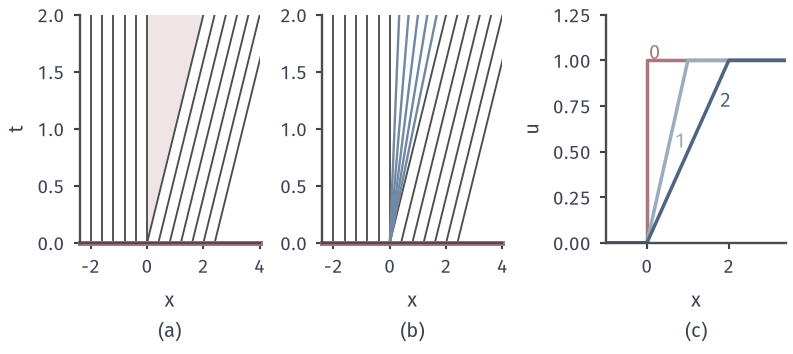

This figure's Python source:
from pathlib import Path
import sys
ROOT = next(p for p in Path(__file__).resolve().parents if (p/'build.sh').is_file() and (p/'tex/book.tex').is_file())
sys.path.insert(0, str(ROOT/'figures/06-differential-equations/02-partial-differential-equations/matplotlib/cons-common'))
from cons_common import *
# Target: Burgers Riemann (0,1): characteristics leave an empty wedge; the fan fills it continuously.
fig, axs = figure(width_mm=112, height_mm=50, ncols=3)
tm=2
for ax,l in zip(axs[:2],'ab'):
    style(ax)
    for x0 in np.arange(-2.4,-.01,.4): ax.plot([x0,x0],[0,tm],color=LINE,lw=.75)
    ax.plot([0,0],[0,tm],color=LINE,lw=.75)
    for x0 in np.arange(0,2.41,.4): ax.plot([x0,x0+tm],[0,tm],color=LINE,lw=.75)
    ax.plot([-2.4,4],[0,0],color=RED,lw=2,clip_on=False); ax.set_xlim(-2.4,4); ax.set_xticks([-2,0,2,4]); ax.set_ylim(0,tm); sub(ax,l,'$x$')
axs[0].set_ylabel('$t$')
axs[0].fill([0,0,2],[0,2,2],color=RED_FILL,lw=0,zorder=0)
for k in np.linspace(0,1,7)[1:-1]: axs[1].plot([0,2*k],[0,2],color=BLUE,lw=.95)
ax=axs[2]; style(ax); x=np.linspace(-1,3.4,1000); ax.plot([-1,0,0,3.4],[0,0,1,1],color=RED,lw=1.4)
ax.plot(x,np.clip(x/1,0,1),color=SHADES[1],lw=1.4); ax.plot(x,np.clip(x/2,0,1),color=SHADES[3],lw=1.4)
ax.text(.05,.98,'$0$',color=RED,va='bottom'); ax.text(.68,.52,'$1$',color=SHADES[1]); ax.text(1.78,.74,'$2$',color=SHADES[3])
ax.set_xlim(-1,3.4); ax.set_ylim(0,1.25); ax.set_ylabel('$u$'); sub(ax,'c','$x$')
save(fig, HERE(__file__), 'figure', {'formula':'x/t fan for u_l=0,u_r=1'})
